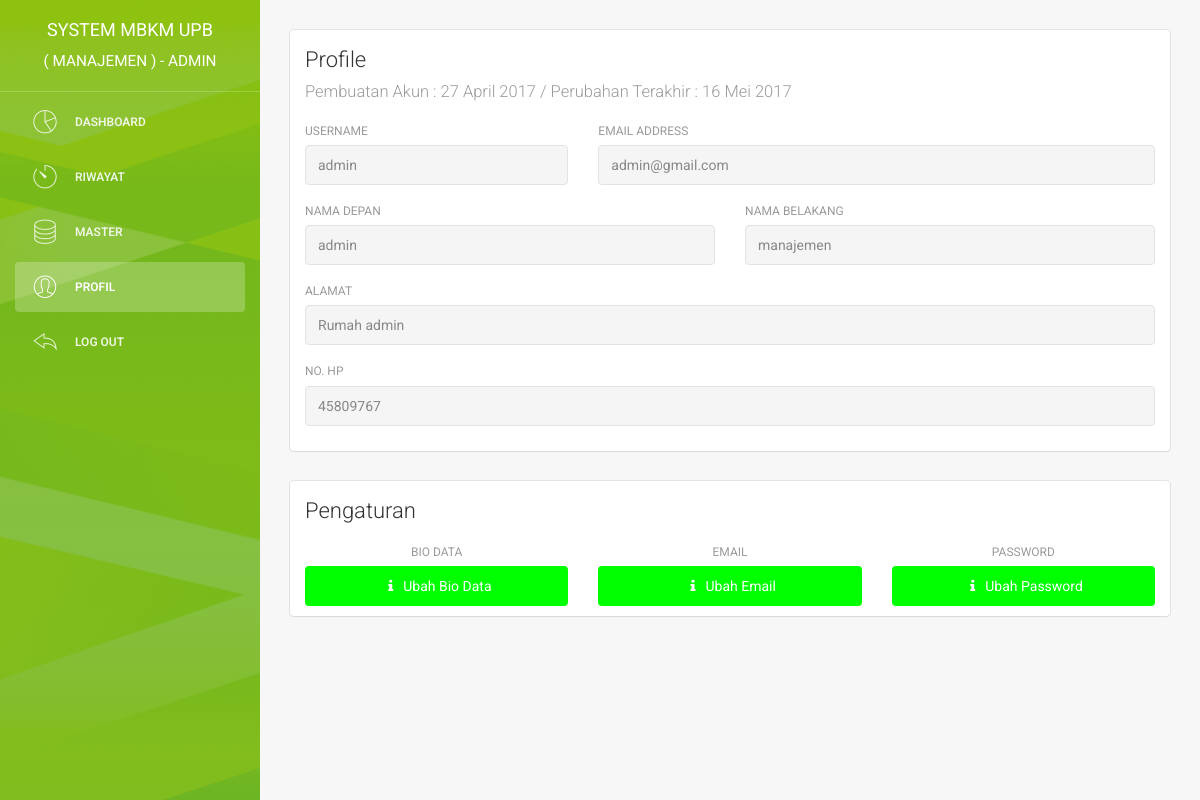
Page /admin/profil.php (signed in) on the earlier database version.
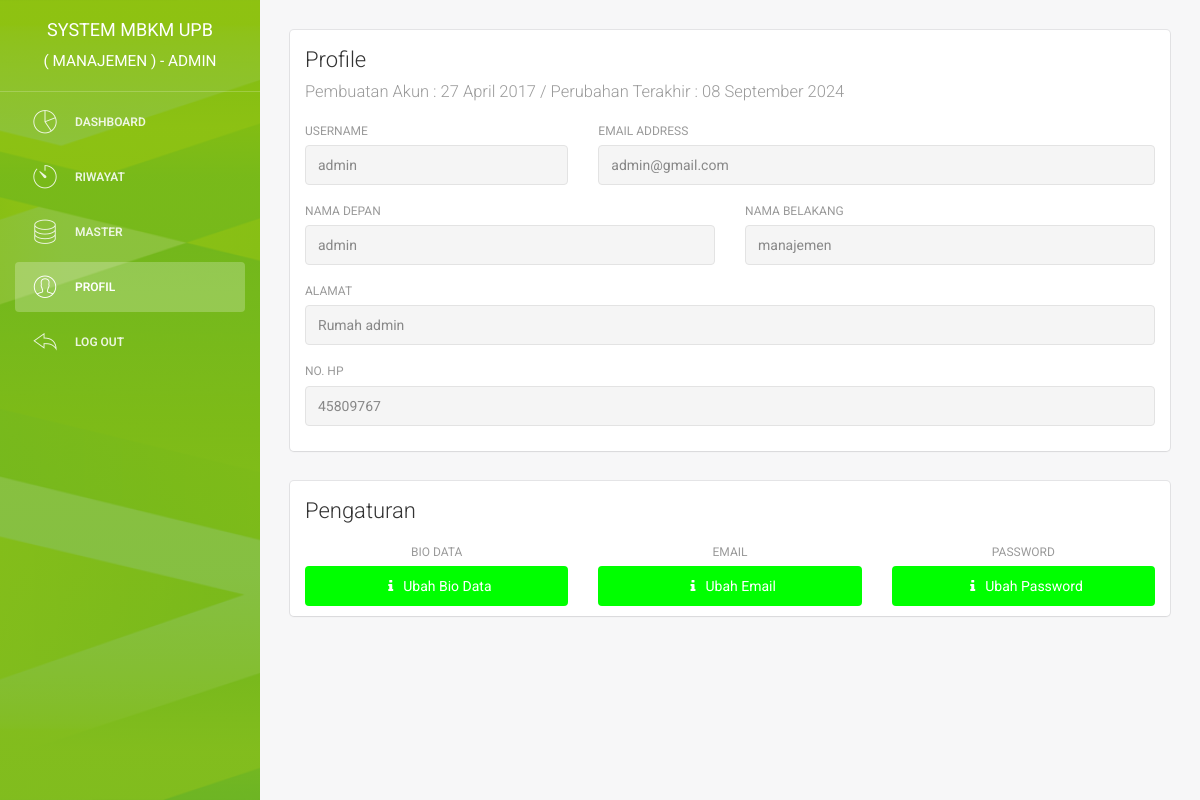
Same page on the later database version.
### tables this page shows
CREATE TABLE `user` (
  `id_user` int(11) NOT NULL,
  `username` varchar(225) NOT NULL,
  `email` varchar(225) NOT NULL,
  `password` varchar(225) NOT NULL,
  `nama_depan` varchar(225) NOT NULL,
  `nama_belakang` varchar(225) NOT NULL,
  `jk` enum('laki-laki','perempuan') NOT NULL,
  `no_hp` varchar(50) NOT NULL,
  `alamat` text NOT NULL,
  `role` enum('manajemen','kaprodi','dosen','mahasiswa') NOT NULL,
  `pembuatan_akun` date NOT NULL,
  `update_akun` date NOT NULL,
  `nim` varchar(20) DEFAULT NULL,
  `kelas` varchar(10) DEFAULT NULL,
  `dosen` varchar(100) DEFAULT NULL,
  `cv` varchar(255) DEFAULT NULL,
  `khs` varchar(255) DEFAULT NULL,
  `portofolio` varchar(255) DEFAULT NULL
);

### admin/profil.php (the view, shortened to what the changed rows need)
<?php
    include '../system/koneksi.php';
    function tanggal_indo($tanggal){
        $bulan = array (1 =>   'Januari',
                'Februari',
                'Maret',
                'April',
                'Mei',
                'Juni',
                'Juli',
                'Agustus',
                'September',
                'Oktober',
                'November',
                'Desember'
        );
        $split = explode('-', $tanggal);
        return $split[2] . ' ' . $bulan[ (int)$split[1] ] . ' ' . $split[0];
    }
?>
<!doctype html>
<html lang="en">
<head>
    <link href="../assets/css/bootstrap.min.css" rel="stylesheet" />
    <link href="../assets/css/animate.min.css" rel="stylesheet"/>
    <link href="../assets/css/light-bootstrap-dashboard.css" rel="stylesheet"/>
    <link href="../assets/css/demo.css" rel="stylesheet" />
    <link href="http://maxcdn.bootstrapcdn.com/font-awesome/4.2.0/css/font-awesome.min.css" rel="stylesheet">
    <link href="../assets/css/pe-icon-7-stroke.css" rel="stylesheet" />
    <link rel="stylesheet" href="../assets/dist/sweetalert.css">
</head>
<body>
    <div class="wrapper">
        <div class="sidebar" data-color="green" data-image="../assets/img/sidebar.jpg">
            <div class="sidebar-wrapper">
                <div class="logo">
                    <a href="index" class="simple-text">
    <?php
    $query_login = "SELECT * FROM user WHERE email ='$_SESSION[email]'";
        $result_login = mysqli_query($con, $query_login);
        $data_login = mysqli_fetch_assoc($result_login);
        $username_login = $data_login["username"];
        $email_login = $data_login["email"];
        $namadepan_login = $data_login["nama_depan"];
        $namabelakang_login = $data_login["nama_belakang"];
        $nohp_login = $data_login["no_hp"];
        $alamat_login = $data_login["alamat"];
        $pembuatan_akun_login = $data_login["pembuatan_akun"];
        $update_akun_login = $data_login["update_akun"];
    ?>
                        System MBKM UPB<br><small>( MANAJEMEN ) - <?php echo $username_login ?></small>
                    </a>
                </div>
            </div>
        </div>
        <div class="main-panel">
            <div class="content">
                <div class="container-fluid">
                    <div class="row">
                        <div class="col-md-12">
                            <div class="card">
                                <div class="header">
                                    <h4 class="title">Profile <br> <small>Pembuatan Akun : <?php echo tanggal_indo($pembuatan_akun_login) ?> / Perubahan Terakhir : <?php echo tanggal_indo($update_akun_login) ?></small></h4>
                                </div>
                                <div class="content">
                                    <div class="row">
                                        <div class="col-md-4">
                                            <div class="form-group">
                                                <label>Username</label>
                                                <input type="text" name="username" id="username" class="form-control" placeholder="username" value="<?php echo $username_login ?>" disabled>
                                            </div>
                                        </div>
                                        <div class="col-md-8">
                                            <div class="form-group">
                                                <label for="Email">Email address</label>
                                                <input type="email" name="email" id="email" class="form-control" placeholder="email" value="<?php echo $email_login ?>" disabled>
                                            </div>
                                        </div>
                                    </div>
                                    <div class="row">
                                        <div class="col-md-6">
                                            <div class="form-group">
                                                <label>Nama Depan</label>
                                                <input type="text" name="nama_depan" id="nama_depan" class="form-control" placeholder="Nama Depan" value="<?php echo $namadepan_login ?>" disabled>
                                            </div>
                                        </div>
                                        <div class="col-md-6">
                                            <div class="form-group">
                                                <label>Nama Belakang</label>
                                                <input type="text" name="nama_belakang" id="nama_belakang" class="form-control" placeholder="Nama Belakang" value="<?php echo $namabelakang_login ?>" disabled>
                                            </div>
                                        </div>
                                    </div>
                                    <div class="row">
                                        <div class="col-md-12">
                                            <div class="form-group">
                                                <label>Alamat</label>
                                                <input type="text" name="alamat" id="alamat" class="form-control" placeholder="Alamat" value="<?php echo $alamat_login ?>" disabled>
                                            </div>
                                        </div>
                                    </div>
                                    <div class="row">
                                        <div class="col-md-12">
                                            <div class="form-group">
                                                <label>No. Hp</label>
                                                <input type="number" name="nohp" id="no_hp" class="form-control" placeholder="No Hp" value="<?php echo $nohp_login ?>" disabled>
                                            </div>
                                        </div>
                                    </div>
                                </div>
                            </div>
                        </div>
                     </div>
                </div>
            </div>
        </div>
    </div>
</body>
</html>

Differences in the rows shown:
changed user "ADMIN": update_akun "16 Mei 2017" → "08 September 2024"
